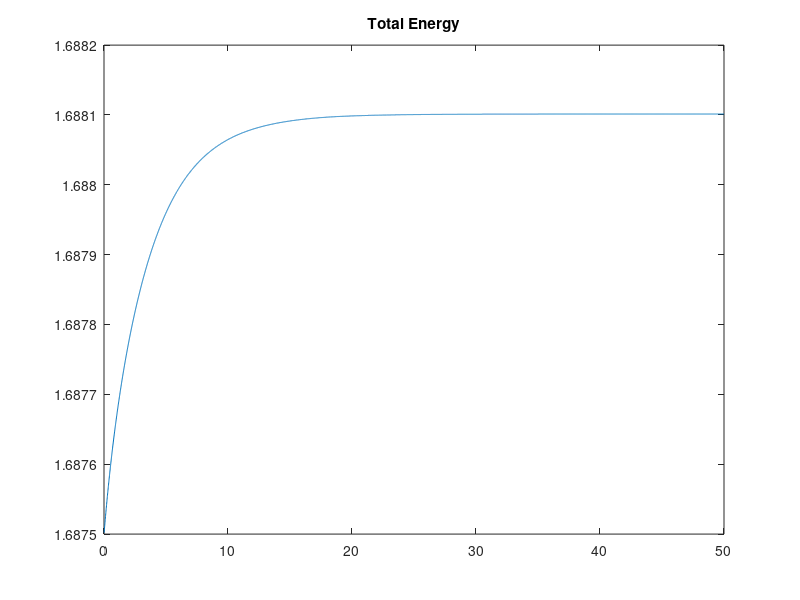
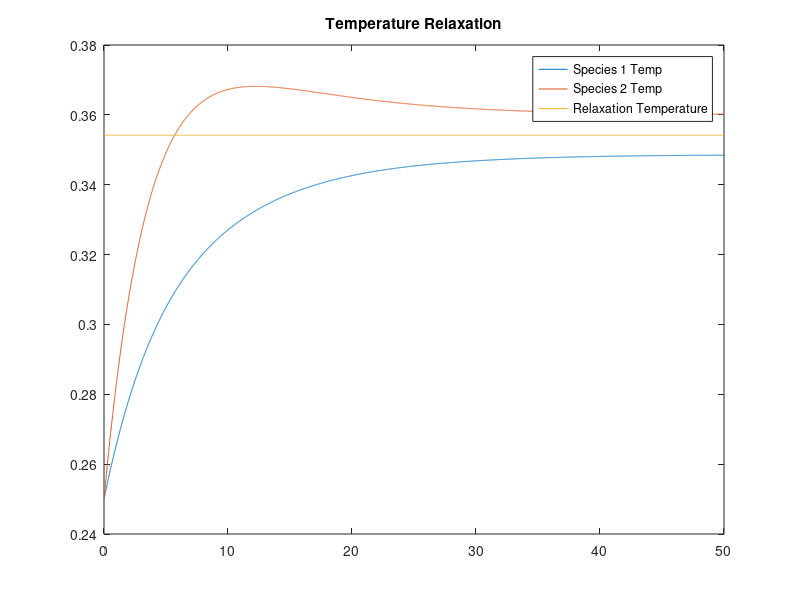
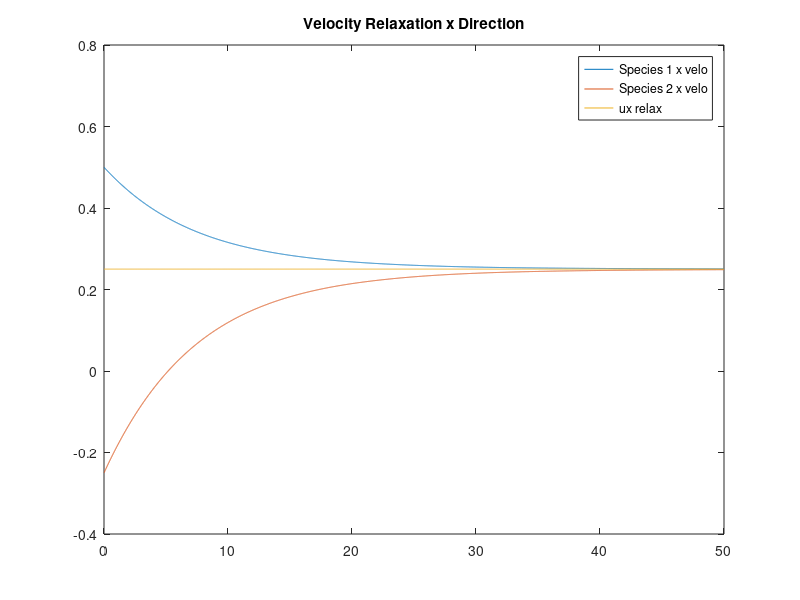
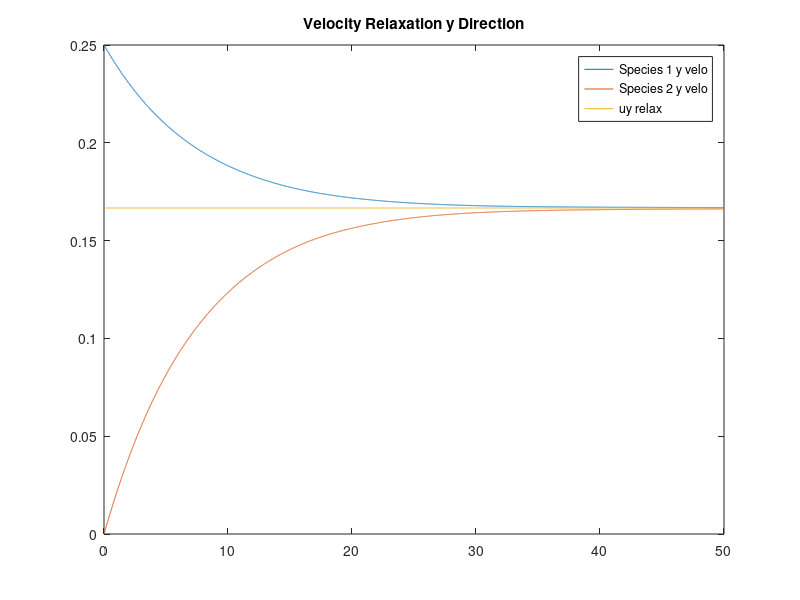

Reproduce these figures in MATLAB, in order.
clc
clear all
close all


%gamma = 0
data_n_40 = load("multi_species_particle_2d_Coulomb_n_60_Example_6_gamma_0_dv1_0.13333_dv2_0.13333_dt_0.01tmax50.mat");

%gamma = -1
%data_n_40 = load("multi_species_particle_2d_Coulomb_n_40_Example_4_gamma_-1_dv1_0.2_dv2_0.2_dt_0.01tmax5.mat");

%gamma = -2
%data_n_40 = load("multi_species_particle_2d_Coulomb_n_40_Example_4_gamma_-2_dv1_0.2_dv2_0.2_dt_0.01tmax5.mat");

%gamma = -3
%data_n_40 = load("multi_species_particle_2d_Coulomb_n_60_Example_6_gamma_-3_dv1_0.13333_dv2_0.13333_dt_0.01tmax50.mat");

error_list_s1_n_40 = data_n_40.error_list_s1;
error_list_s2_n_40 = data_n_40.error_list_s2;

% %Species 1 energy 
% figure 
% plot(error_list_s1_n_40(:,1),error_list_s1_n_40(:,6));
% title('Energy Species1')
% 
% %Species 2 energy 
% figure 
% plot(error_list_s2_n_40(:,1),error_list_s2_n_40(:,6));
% title('Energy Species1')

% Total Energy
figure
plot(error_list_s1_n_40(:,1),error_list_s1_n_40(:,6)+error_list_s2_n_40(:,6))
title('Total Energy')

T0 = data_n_40.T_relax;
T0vec = zeros(length(error_list_s2_n_40(:,1)),1);
T0vec = T0vec + T0;

% Plots of temperature
figure 
plot(error_list_s1_n_40(:,1),error_list_s1_n_40(:,7),'DisplayName','Species 1 Temp') 
hold on
plot(error_list_s2_n_40(:,1),error_list_s2_n_40(:,7),'Displayname','Species 2 Temp')
hold on
plot(error_list_s1_n_40(:,1),T0vec,'DisplayName','Relaxation Temperature')
title('Temperature Relaxation')
legend
hold off


% Plots of velocities error list 4 and 5
u0 = data_n_40.u0;

ux_relax = data_n_40.ux_relax;
uy_relax = data_n_40.uy_relax;

ux0vec = zeros(length(error_list_s1_n_40(:,1)),1);
uy0vec = zeros(length(error_list_s1_n_40(:,1)),1);

ux0vec = ux0vec + ux_relax;
uy0vec = uy0vec + uy_relax;


figure 
plot(error_list_s1_n_40(:,1),error_list_s1_n_40(:,4),'DisplayName','Species 1 x velo')
hold on
plot(error_list_s2_n_40(:,1),error_list_s2_n_40(:,4),'DisplayName','Species 2 x velo')
hold on 
plot(error_list_s1_n_40(:,1),ux0vec,'DisplayName','ux relax')
title('Velocity Relaxation x Direction')
legend


figure 
plot(error_list_s1_n_40(:,1),error_list_s1_n_40(:,5),'DisplayName','Species 1 y velo')
hold on
plot(error_list_s2_n_40(:,1),error_list_s2_n_40(:,5),'DisplayName','Species 2 y velo')
hold on 
plot(error_list_s1_n_40(:,1),uy0vec,'DisplayName','uy relax')
title('Velocity Relaxation y Direction')
legend


% Plots of entropy and total entropy 

figure 
plot(error_list_s1_n_40(:,1),error_list_s1_n_40(:,8),'DisplayName','Species 1 Entropy')
hold on 
plot(error_list_s2_n_40(:,1),error_list_s2_n_40(:,8),'DisplayName','Species 2 Entropy')
hold on  
plot(error_list_s1_n_40(:,1),error_list_s1_n_40(:,8)+error_list_s2_n_40(:,8),'DisplayName','Total Entropy')
xlabel('Time')
ylabel('Entropy')
title('Time Evolution of Entropy')
legend
hold off



vr1x = data_n_40.vr1x;
vr2x = data_n_40.vr2x;

vr1y = data_n_40.vr1y;
vr2y = data_n_40.vr2y;

dv1 = data_n_40.dv1;
dv2 = data_n_40.dv2;

Nr = data_n_40.Nr;
% Solution at final time
f1 = data_n_40.f1;
f2 = data_n_40.f2;

% Initial Condition
f1_0 = data_n_40.f1_0;
f2_0 = data_n_40.f2_0;


Nt = data_n_40.Nt;

figure
plot(vr1x,f1(:,Nr/2),'DisplayName',['f1(:,Nr/2) at t = ',num2str(error_list_s1_n_40(Nt,1))]) 
legend
hold on 
plot(vr1x,f1_0(:,Nr/2), 'DisplayName','Initial Condition')
title('f1(:,Nr/2)')

figure
plot(vr2x,f2(:,Nr/2),'DisplayName',['f2(:,Nr/2) at t = ',num2str(error_list_s2_n_40(Nt,1))])
legend
hold on 
plot(vr2x,f2_0(:,Nr/2),'DisplayName','Initial Condition')
title('f2(:,Nr/2)')

figure
plot(vr1y,f1(Nr/2,:),'DisplayName',['f1(Nr/2,:) at t = ',num2str(error_list_s1_n_40(Nt,1))]) 
legend
hold on 
plot(vr1y,f1_0(Nr/2,:), 'DisplayName','Initial Condition')
title('f1(Nr/2,:)')

figure
plot(vr2y,f2(Nr/2,:),'DisplayName',['f2(Nr/2,:) at t = ',num2str(error_list_s2_n_40(Nt,1))])
legend
hold on 
plot(vr2y,f2_0(Nr/2,:),'DisplayName','Initial Condition')
ylim([-.2,.7])
title('f2(Nr/2,:)')





